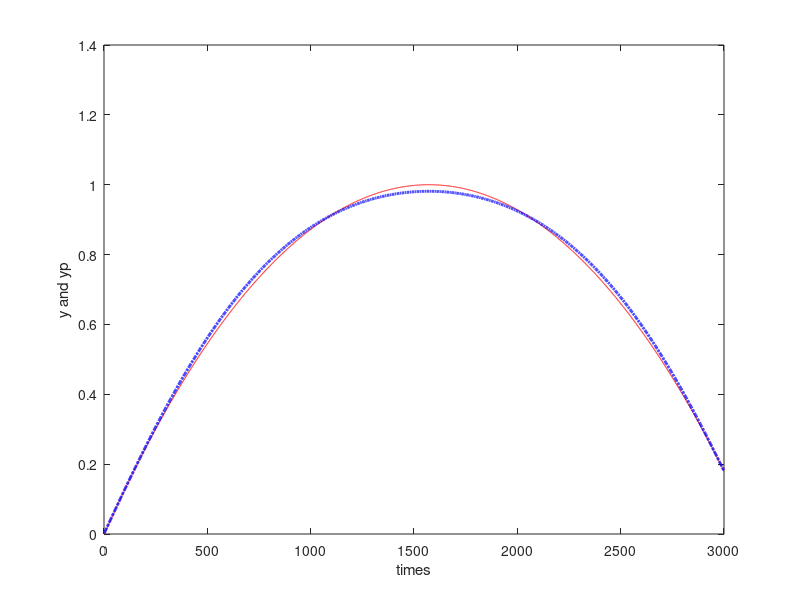

The MATLAB script that drew this image:
%Online RBF Etimation for Plant
clear all;
load wfile b c W NS;

ts=0.001;
u_1=0;y_1=0;
fx_1=0;
h=zeros(7,1);
for k=1:1:NS
    times(k)=k; 
    u(k)=sin(k*ts);
    
    fx(k)=0.5*y_1*(1-y_1)/(1+exp(-0.25*y_1));
    y(k)=fx_1+u_1;
   
    x=[u(k),y(k)];
for j=1:1:7
    h(j)=exp(-norm(x'-c(:,j))^2/(2*b^2));  %Hidden Layer
end
yp(k)=W*h;    %Output Layer

u_1=u(k);y_1=y(k);
fx_1=fx(k);
end
figure(1);
plot(times,y,'r',times,yp,'b-.','linewidth',2);
xlabel('times');ylabel('y and yp');